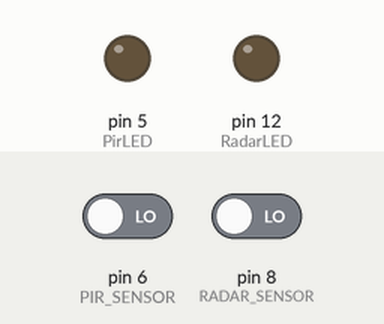
Simulated run of this sketch. Board: Arduino Uno, built with avr-gcc and run on an emulated ATmega328P. Shown: output pins drawn as LEDs (lit = HIGH). Inputs (shaded band) come from the test bench; at power-on: pin 6 (PIR_SENSOR) LOW, pin 8 (RADAR_SENSOR) LOW.

Above: at 2.8 s.
2.9 s: pin 6 (PIR_SENSOR) driven HIGH
At 4.1 s:
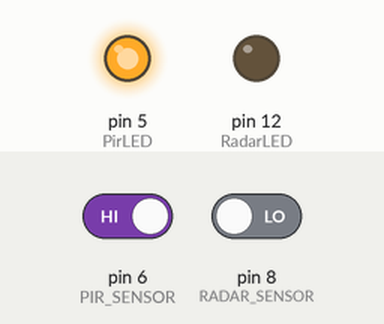
4.5 s: pin 8 (RADAR_SENSOR) driven HIGH
At 8.5 s:
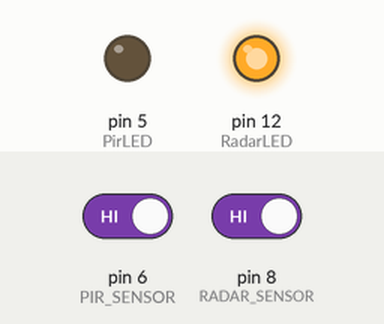
8.7 s: pin 6 (PIR_SENSOR) driven LOW
At 9.4 s:
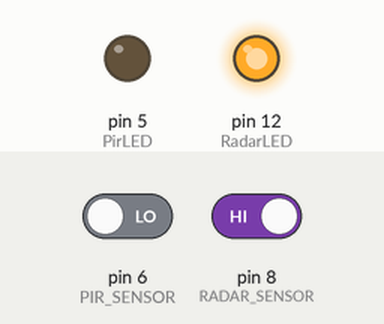
10.2 s: pin 6 (PIR_SENSOR) driven HIGH
At 11.4 s:
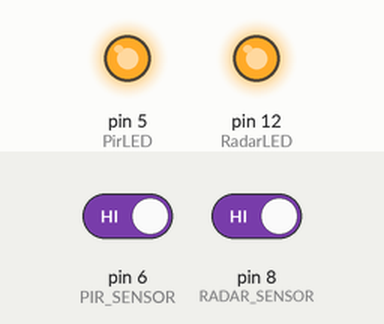
12.5 s: pin 8 (RADAR_SENSOR) driven LOW
At 16.4 s:
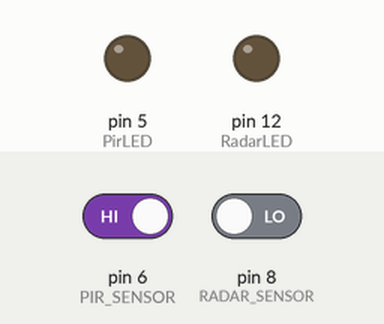
Timing chart, 0 to 17.7 s (numbered marks = the images above; inputs shaded):
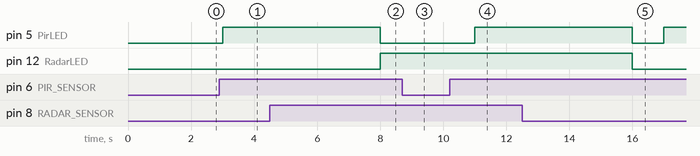

The sketch:

RadarUndPirSchaltbar.ino
```cpp
#include <RCSwitch.h>
RCSwitch mySwitch = RCSwitch();


const int RADAR_SENSOR = 8;
const int RadarLED = 12;
int val = 0;

int bewegungsstatus=0;
int PIR_SENSOR = 6;
int PirLED = 5;


void setup() {
  Serial.begin(9600); //4Radar

  pinMode (RADAR_SENSOR, INPUT);
  pinMode (RadarLED, OUTPUT);

  pinMode(PIR_SENSOR, INPUT);
  pinMode(PirLED, OUTPUT);


}

void loop() {
  int value = digitalRead(RADAR_SENSOR);
  digitalWrite(RadarLED, value > 0 ? HIGH : LOW);
  delay(1000);

bewegungsstatus=digitalRead(PIR_SENSOR); //Hier wird der Pin7 ausgelesen (Befehl:digitalRead). Das Ergebnis wird unter der Variable „bewegungsstatus“ mit dem Wert „HIGH“ für 5Volt oder „LOW“ für 0Volt gespeichert.

if (bewegungsstatus == HIGH)//Verarbeitung: Wenn der bewegungsstatus ist (Das Spannungssignal ist hoch)
{//Programmabschnitt des IF-Befehls öffnen.
  {
  digitalWrite(PirLED, HIGH);
  delay(5000);
  digitalWrite(PirLED, LOW);
  }
}
else
  {
  digitalWrite(PirLED, LOW);
  }
 // int s = digitalRead(PirPin);
 // digitalWrite(PirLED, s);
}
```

Measured:
- after the input at 2.9 s, pin 5 (PirLED): LOW → HIGH after 0.10 s
- after the input at 4.5 s, pin 12 (RadarLED): LOW → HIGH after 3.5 s
- after the input at 8.7 s, pin 5 (PirLED): stays LOW (without the input it goes to HIGH after 0.30 s)
- after the input at 10.2 s, pin 5 (PirLED): LOW → HIGH after 0.80 s
- after the input at 12.5 s, pin 12 (RadarLED): HIGH → LOW after 3.5 s
